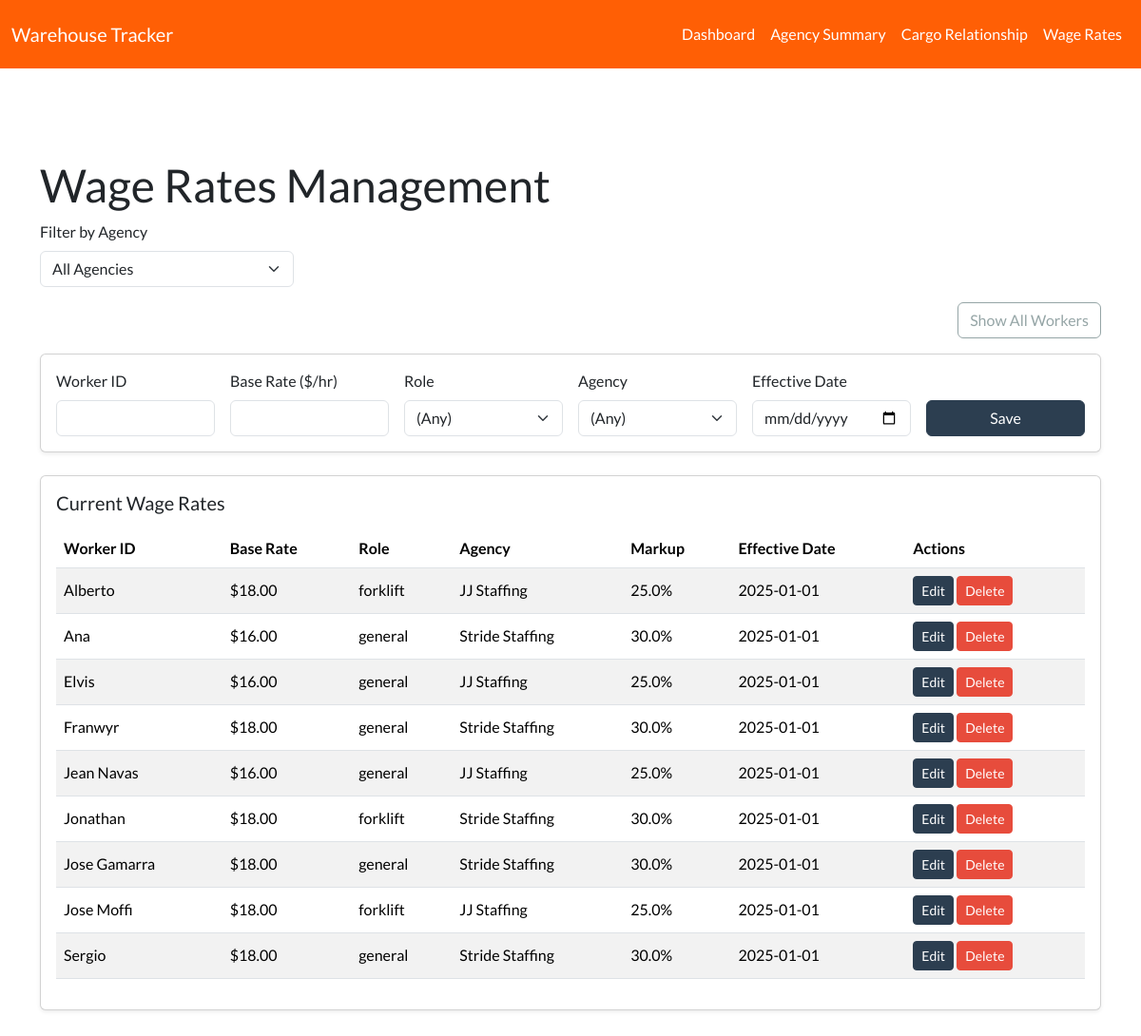
The page /wage_rates on the database its author committed.
### app/models.py (models this page shows, shortened)
class WageRate(db.Model):
    __tablename__ = 'wage_rate'
    id = db.Column(db.Integer, primary_key=True)
    worker_id = db.Column(db.String(64), nullable=False, index=True)
    base_rate = db.Column(db.Float, nullable=True)  # e.g., 16 or 18
    role = db.Column(db.String(64), nullable=True)   # e.g., 'general', 'forklift'
    agency = db.Column(db.String(128), nullable=True)
    markup = db.Column(db.Float, nullable=True)      # e.g., 0.25 for 25%
    effective_date = db.Column(db.Date, nullable=True)  # Now required

### app/routes/dashboard.py (the view, shortened to what this page needs)
@dashboard_bp.route('/wage_rates', methods=['GET', 'POST'])
def wage_rates():
    show_all = request.args.get('show_all', '0') == '1'
    from ..models import WageRate, TimesheetEntry, Worker
    agency_filter = request.args.get('agency', '')
    worker_agency = {}
    all_entries = TimesheetEntry.query.all()
    for e in all_entries:
        if e.worker_id not in worker_agency:
            worker_agency[e.worker_id] = e.agency
    if not show_all:
        active_workers = {w.worker_id for w in Worker.query.filter_by(is_active=True).all()}
        filtered_workers = [w for w, a in worker_agency.items() if (not agency_filter or (a == agency_filter)) and w in active_workers]
    else:
        filtered_workers = [w for w, a in worker_agency.items() if not agency_filter or (a == agency_filter)]
    query = WageRate.query
    if agency_filter:
        query = query.filter(WageRate.agency == agency_filter)
    all_wage_rates = query.order_by(WageRate.worker_id, WageRate.effective_date.desc()).all()
    workers = []
    for rate in all_wage_rates:
        if show_all or rate.worker_id in filtered_workers:
            workers.append({
                'id': rate.id,
                'worker_id': rate.worker_id,
                'base_rate': rate.base_rate,
                'role': rate.role,
                'agency': rate.agency,
                'markup': rate.markup,
                'effective_date': rate.effective_date.strftime('%Y-%m-%d') if rate.effective_date else ''
            })
    agencies = sorted(set(a for a in worker_agency.values() if a))
    return render_template('wage_rates.html', workers=workers, agencies=agencies, agency_filter=agency_filter, show_all=show_all)

### app/templates/wage_rates.html (shortened to what this page needs)
{% extends "layout.html" %}
{% block content %}
<h1>Wage Rates Management</h1>
<div class="mb-3">
  <form method="get" class="row g-3 align-items-end">
    <div class="col-md-3">
      <label class="form-label">Filter by Agency</label>
      <select name="agency" class="form-select" onchange="this.form.submit()">
        <option value="">All Agencies</option>
      </select>
    </div>
  </form>
</div>
<div class="mb-3 text-end">
  {% if show_all %}
    <a class="btn btn-outline-primary" href="{{ url_for('dashboard.wage_rates', agency=agency_filter, show_all=0) }}">Show Only Active Workers</a>
  {% else %}
    <a class="btn btn-outline-secondary" href="{{ url_for('dashboard.wage_rates', agency=agency_filter, show_all=1) }}">Show All Workers</a>
  {% endif %}
</div>
<div class="card mb-4">
  <div class="card-body">
    <form method="post" class="row g-3 align-items-end">
      <div class="col-md-2">
        <label class="form-label">Worker ID</label>
        <input name="worker_id" class="form-control" required />
      </div>
      <div class="col-md-2">
        <label class="form-label">Base Rate ($/hr)</label>
        <input name="base_rate" type="number" step="0.01" class="form-control" required />
      </div>
      <div class="col-md-2">
        <label class="form-label">Role</label>
        <select name="role" class="form-select">
          <option value="">(Any)</option>
        </select>
      </div>
      <div class="col-md-2">
        <label class="form-label">Agency</label>
        <select name="agency" class="form-select">
          <option value="">(Any)</option>
        </select>
      </div>
      <div class="col-md-2">
        <label class="form-label">Effective Date</label>
        <input name="effective_date" type="date" class="form-control" required />
      </div>
      <div class="col-md-2 d-flex align-items-end">
        <button class="btn btn-primary w-100">Save</button>
      </div>
    </form>
  </div>
</div>
<div class="card">
  <div class="card-body">
    <h5 class="card-title">Current Wage Rates</h5>
    <div class="table-responsive">
      <table class="table table-hover table-striped align-middle">
        <thead>
          <tr>
            <th>Worker ID</th>
            <th>Base Rate</th>
            <th>Role</th>
            <th>Agency</th>
            <th>Markup</th>
            <th>Effective Date</th>
            <th>Actions</th>
          </tr>
        </thead>
        <tbody>
          {% for w in workers %}
          <tr>
            <td>{{ w.worker_id }}</td>
            <td>{% if w.base_rate %}${{ '%.2f'|format(w.base_rate) }}{% endif %}</td>
            <td>{{ w.role or '' }}</td>
            <td>{{ w.agency or '' }}</td>
            <td>{% if w.markup %}{{ (w.markup * 100)|round(1) }}%{% endif %}</td>
            <td>{{ w.effective_date or '' }}</td>
            <td>
              <a href="{{ url_for('dashboard.edit_wage_rate', wage_rate_id=w.id, agency=agency_filter, show_all=show_all|int) }}" class="btn btn-sm btn-primary">Edit</a>
              <form method="post" action="{{ url_for('dashboard.delete_wage_rate', wage_rate_id=w.id) }}" style="display:inline;">
                <button type="submit" class="btn btn-sm btn-danger" onclick="return confirm('Are you sure you want to delete this wage rate?');">Delete</button>
              </form>
            </td>
          </tr>
          {% endfor %}
        </tbody>
      </table>
    </div>
  </div>
</div>
{% endblock %}

### app/static/css/custom.css (style rules this page uses)
.table-responsive { overflow-x: auto; }
.card { margin-bottom: 1.5rem; box-shadow: 0 0.125rem 0.25rem rgba(0, 0, 0, 0.075); }
.card-title { font-weight: 500; margin-bottom: 1rem; }
tr:has(td:nth-child(5):not(:empty)) { background-color: rgba(255, 193, 7, 0.2) !important; }

### rows shown on the page
WageRate: worker_id "Alberto", base_rate "18.00", role "forklift", agency "JJ Staffing", (w.markup*100)|round(1) "25.0", effective_date "2025-01-01"
WageRate: worker_id "Ana", base_rate "16.00", role "general", agency "Stride Staffing", (w.markup*100)|round(1) "30.0", effective_date "2025-01-01"
WageRate: worker_id "Elvis", base_rate "16.00", role "general", agency "JJ Staffing", (w.markup*100)|round(1) "25.0", effective_date "2025-01-01"
WageRate: worker_id "Franwyr", base_rate "18.00", role "general", agency "Stride Staffing", (w.markup*100)|round(1) "30.0", effective_date "2025-01-01"
WageRate: worker_id "Jean Navas", base_rate "16.00", role "general", agency "JJ Staffing", (w.markup*100)|round(1) "25.0", effective_date "2025-01-01"
WageRate: worker_id "Jonathan", base_rate "18.00", role "forklift", agency "Stride Staffing", (w.markup*100)|round(1) "30.0", effective_date "2025-01-01"
WageRate: worker_id "Jose Gamarra", base_rate "18.00", role "general", agency "Stride Staffing", (w.markup*100)|round(1) "30.0", effective_date "2025-01-01"
WageRate: worker_id "Jose Moffi", base_rate "18.00", role "forklift", agency "JJ Staffing", (w.markup*100)|round(1) "25.0", effective_date "2025-01-01"
WageRate: worker_id "Sergio", base_rate "18.00", role "general", agency "Stride Staffing", (w.markup*100)|round(1) "30.0", effective_date "2025-01-01"
